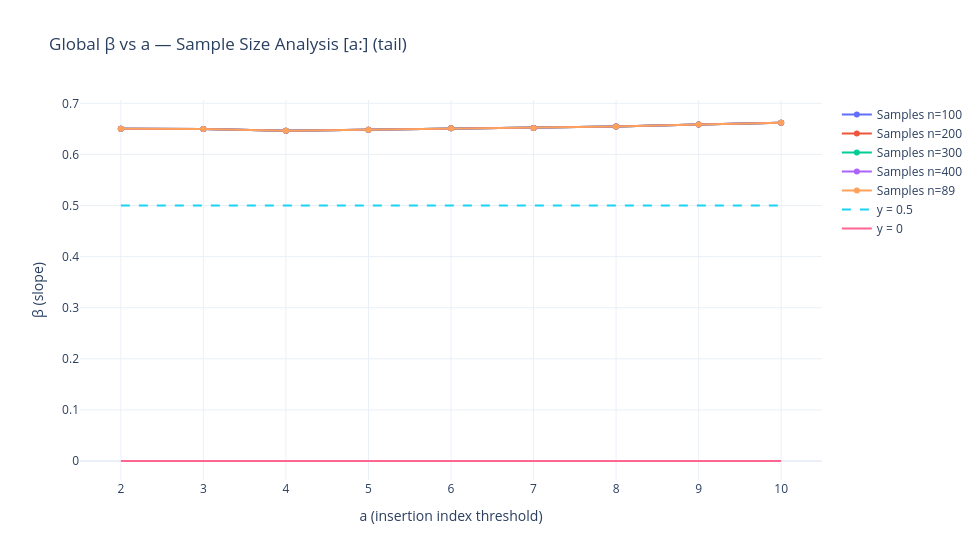

Notebook source saved alongside this figure:
### Code cell
# ================= SAMPLE SIZE ANALYSIS (tail [a:] only) =================
sample_sizes = [100, 200, 300, 400, "all"]
fig2 = go.Figure()

# Get all sample IDs (no volatility filtering)
all_sample_ids = list(merged['id'])
print(f"Total available samples: {len(all_sample_ids)}")

for sample_limit in sample_sizes:
    if sample_limit == "all":
        current_sample_ids = all_sample_ids
        label_suffix = f"n={len(current_sample_ids)}"
    else:
        current_sample_ids = all_sample_ids[:sample_limit]
        label_suffix = f"n={sample_limit}"
    
    print(f"Processing {label_suffix}")
    
    # Filter your dicts
    b_dict_filt = {k: b_dict[k] for k in current_sample_ids if k in b_dict}
    m_dict_filt = {k: m_dict[k] for k in current_sample_ids if k in m_dict}
    
    # Compute points & coeffs
    points_df, coeffs_df = _compute_points_and_coeffs_like_dashboard(
        b_dict_filt, m_dict_filt,
        hist_steps=hist_steps, gen_block=gen_block, num_insertions=num_insertions, tick_size=100
    )
    
    if DEBUG:
        debug_points_df(points_df, tag=f"({label_suffix})")
    if points_df is None or len(points_df) == 0:
        continue
    
    # Column mapping
    COL_INS = "insertion" if "insertion" in points_df.columns else _safe_col(points_df, "insertion", ["ins_idx", "idx"])
    COL_X = "x" if "x" in points_df.columns else _safe_col(points_df, "x", ["log_qv"])
    COL_Y = "y" if "y" in points_df.columns else _safe_col(points_df, "y", ["log_impact"])
    
    ins_series = pd.to_numeric(points_df[COL_INS], errors="coerce").dropna().astype(int)
    ins_min, ins_max = int(ins_series.min()), int(ins_series.max())
    
    # Global alpha for fixed-intercept fit
    alpha_global = float(coeffs_df["alpha_hat"].mean(skipna=True)) if not coeffs_df.empty else 0.0
    
    def _fixed_intercept_beta(sub_df):
        """
        Compute beta with fixed intercept using beta_fit function
        """
        if sub_df is None or len(sub_df) < 2:
            return np.nan
        X = pd.to_numeric(sub_df[COL_X], errors="coerce").to_numpy(dtype=float)
        Y = pd.to_numeric(sub_df[COL_Y], errors="coerce").to_numpy(dtype=float)
        valid = np.isfinite(X) & np.isfinite(Y) & (X != 0)
        if np.sum(valid) < 2:
            return np.nan
        beta = beta_fit(X[valid], Y[valid], alpha_global, method=est_method)
        return beta
    
    # Tail [a:] only
    a_tail = list(range(ins_min, ins_max + 1))
    betas_tail = []
    for a in a_tail:
        sub = points_df[points_df[COL_INS] >= a]
        betas_tail.append(_fixed_intercept_beta(sub))
    
    # Plot
    fig2.add_trace(go.Scatter(
        x=a_tail, y=betas_tail, mode="lines+markers",
        name=f"Samples {label_suffix}"
    ))

# Guides for second plot
if len(fig2.data) > 0:
    all_x = np.concatenate([np.asarray(tr.x, dtype=float) for tr in fig2.data if len(tr.x)])
    x_min, x_max = int(np.nanmin(all_x)), int(np.nanmax(all_x))
else:
    x_min, x_max = 1, 20
fig2.add_trace(go.Scatter(x=[x_min, x_max], y=[0.5, 0.5], mode="lines", line=dict(dash="dash"), name="y = 0.5"))
fig2.add_trace(go.Scatter(x=[x_min, x_max], y=[0, 0], mode="lines", name="y = 0"))

fig2.update_xaxes(title_text="a (insertion index threshold)", dtick=1)
fig2.update_yaxes(title_text="β (slope)")
fig2.update_layout(
    title="Global β vs a — Sample Size Analysis [a:] (tail)",
    template="plotly_white", width=980, height=560
)
fig2.show()

### Figure 1 — Plotly figure (JSON) as saved in the notebook; plotly's stock layout.template omitted (floating-point values rounded to 4 significant figures)
{"data": [{"mode": "lines+markers", "name": "Samples n=100", "type": "scatter", "x": [2, 3, 4, 5, 6, 7, 8, 9, 10], "y": [0.6501, 0.6496, 0.6465, 0.6484, 0.6514, 0.6519, 0.6549, 0.6588, 0.662]}, {"mode": "lines+markers", "name": "Samples n=200", "type": "scatter", "x": [2, 3, 4, 5, 6, 7, 8, 9, 10], "y": [0.6501, 0.6496, 0.6465, 0.6484, 0.6514, 0.6519, 0.6549, 0.6588, 0.662]}, {"mode": "lines+markers", "name": "Samples n=300", "type": "scatter", "x": [2, 3, 4, 5, 6, 7, 8, 9, 10], "y": [0.6501, 0.6496, 0.6465, 0.6484, 0.6514, 0.6519, 0.6549, 0.6588, 0.662]}, {"mode": "lines+markers", "name": "Samples n=400", "type": "scatter", "x": [2, 3, 4, 5, 6, 7, 8, 9, 10], "y": [0.6501, 0.6496, 0.6465, 0.6484, 0.6514, 0.6519, 0.6549, 0.6588, 0.662]}, {"mode": "lines+markers", "name": "Samples n=89", "type": "scatter", "x": [2, 3, 4, 5, 6, 7, 8, 9, 10], "y": [0.6501, 0.6496, 0.6465, 0.6484, 0.6514, 0.6519, 0.6549, 0.6588, 0.662]}, {"line": {"dash": "dash"}, "mode": "lines", "name": "y = 0.5", "type": "scatter", "x": [2, 10], "y": [0.5, 0.5]}, {"mode": "lines", "name": "y = 0", "type": "scatter", "x": [2, 10], "y": [0, 0]}], "layout": {"height": 560, "title": {"text": "Global β vs a — Sample Size Analysis [a:] (tail)"}, "width": 980, "xaxis": {"dtick": 1, "title": {"text": "a (insertion index threshold)"}}, "yaxis": {"title": {"text": "β (slope)"}}}}
